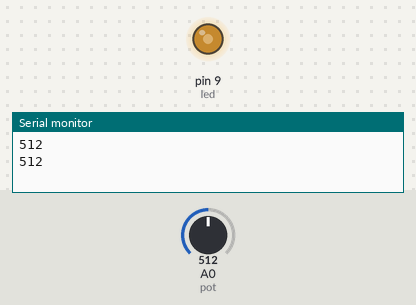
The sketch below on a simulated Arduino Uno, built with avr-gcc and run on an emulated ATmega328P. Parts: output pins drawn as LEDs (lit = HIGH), the last lines printed to the serial monitor. The inputs (shaded band) are chosen by the test bench; at power-on: A0 (pot) = 512.

Above: at 1.8 s.
1.9 s: A0 (pot) set to 716
At 2.4 s:
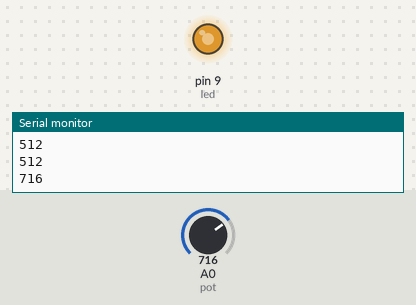
3.5 s: A0 (pot) set to 900
At 5.2 s:
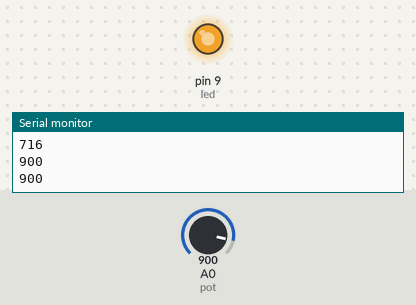
5.5 s: A0 (pot) set to 122
At 6.7 s:
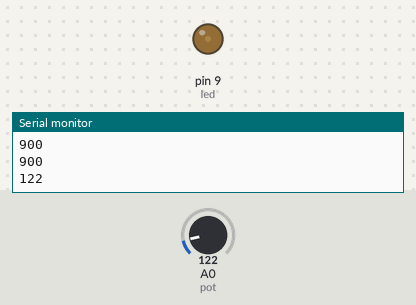
7.5 s: A0 (pot) set to 0
At 8.3 s:
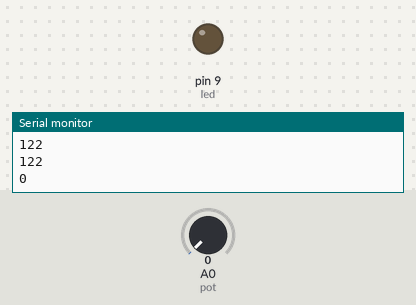
9.5 s: A0 (pot) set to 511
At 11.0 s:
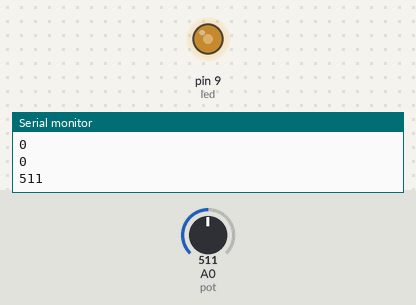
Timing chart, 0 to 12.5 s (numbered marks = the images above; inputs shaded):
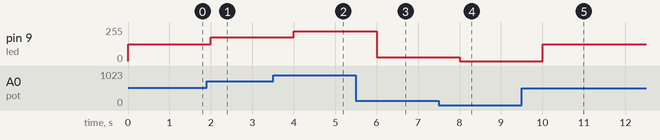

The sketch:

Semana2_Desafio3.ino
```cpp
const int led = 9;
const int pot = A0;

int valor = 0;
int valor2 = 0;

void setup()
{
  Serial.begin(9600);
  pinMode(led, OUTPUT);
  pinMode(pot, INPUT);
}

void loop()
{
  valor = analogRead(pot);
  valor2 = map(valor, 0, 1023, 0, 255);

  analogWrite(led, valor2);
  Serial.println(valor);

  delay(1000);
}
```

Measured:
- after the input at 1.9 s, pin 9 (led): 127/255 → 178/255 after 0.10 s
- after the input at 3.5 s, pin 9 (led): 178/255 → 224/255 after 0.50 s
- after the input at 5.5 s, pin 9 (led): 224/255 → 30/255 after 0.50 s
- after the input at 7.5 s, pin 9 (led): 30/255 → 0/255 after 0.50 s
- after the input at 9.5 s, pin 9 (led): 0/255 → 127/255 after 0.50 s
